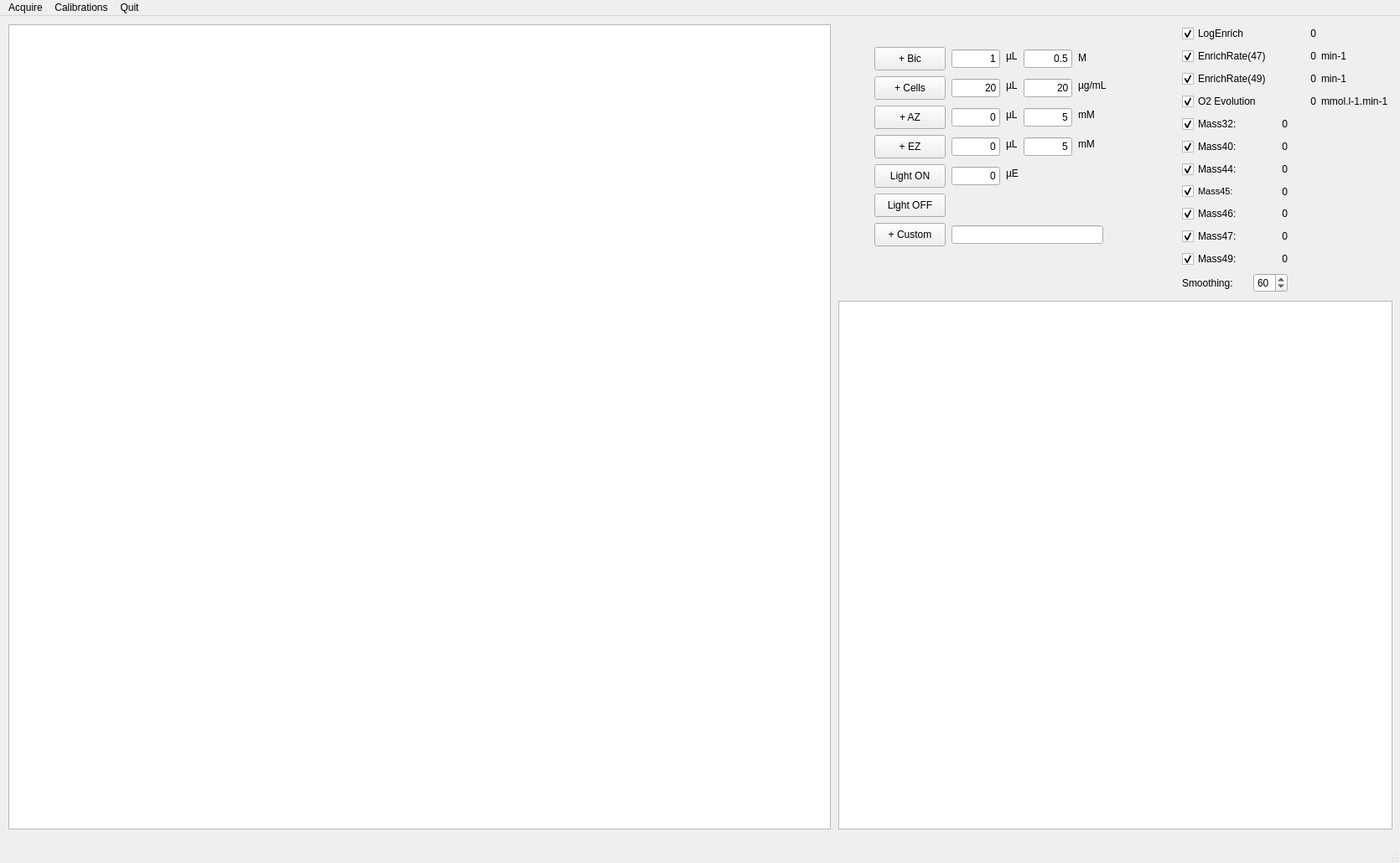
<?xml version="1.0" encoding="UTF-8"?>
<ui version="4.0">
 <class>MainWindow</class>
 <widget class="QMainWindow" name="MainWindow">
  <property name="geometry">
   <rect>
    <x>0</x>
    <y>0</y>
    <width>1670</width>
    <height>1030</height>
   </rect>
  </property>
  <property name="windowTitle">
   <string>MainWindow</string>
  </property>
  <widget class="QWidget" name="centralwidget">
   <widget class="QGraphicsView" name="graph_enrichrate">
    <property name="geometry">
     <rect>
      <x>1000</x>
      <y>340</y>
      <width>661</width>
      <height>631</height>
     </rect>
    </property>
   </widget>
   <widget class="QGraphicsView" name="graph_rawdata">
    <property name="geometry">
     <rect>
      <x>10</x>
      <y>10</y>
      <width>981</width>
      <height>961</height>
     </rect>
    </property>
   </widget>
   <widget class="QPushButton" name="btn_lighton">
    <property name="geometry">
     <rect>
      <x>1043</x>
      <y>177</y>
      <width>85</width>
      <height>28</height>
     </rect>
    </property>
    <property name="text">
     <string>Light ON</string>
    </property>
   </widget>
   <widget class="QPushButton" name="btn_lightoff">
    <property name="geometry">
     <rect>
      <x>1043</x>
      <y>212</y>
      <width>85</width>
      <height>28</height>
     </rect>
    </property>
    <property name="text">
     <string>Light OFF</string>
    </property>
   </widget>
   <widget class="QPushButton" name="btn_bic">
    <property name="geometry">
     <rect>
      <x>1043</x>
      <y>37</y>
      <width>85</width>
      <height>28</height>
     </rect>
    </property>
    <property name="text">
     <string>+ Bic</string>
    </property>
   </widget>
   <widget class="QPushButton" name="btn_cells">
    <property name="geometry">
     <rect>
      <x>1043</x>
      <y>72</y>
      <width>85</width>
      <height>28</height>
     </rect>
    </property>
    <property name="text">
     <string>+ Cells</string>
    </property>
   </widget>
   <widget class="QPushButton" name="btn_az">
    <property name="geometry">
     <rect>
      <x>1043</x>
      <y>107</y>
      <width>85</width>
      <height>28</height>
     </rect>
    </property>
    <property name="text">
     <string>+ AZ</string>
    </property>
   </widget>
   <widget class="QPushButton" name="btn_ez">
    <property name="geometry">
     <rect>
      <x>1043</x>
      <y>142</y>
      <width>85</width>
      <height>28</height>
     </rect>
    </property>
    <property name="text">
     <string>+ EZ</string>
    </property>
   </widget>
   <widget class="QLineEdit" name="cells_vol">
    <property name="geometry">
     <rect>
      <x>1135</x>
      <y>75</y>
      <width>58</width>
      <height>22</height>
     </rect>
    </property>
    <property name="text">
     <string>20</string>
    </property>
    <property name="alignment">
     <set>Qt::AlignRight|Qt::AlignTrailing|Qt::AlignVCenter</set>
    </property>
   </widget>
   <widget class="QLineEdit" name="ez_vol">
    <property name="geometry">
     <rect>
      <x>1135</x>
      <y>145</y>
      <width>58</width>
      <height>22</height>
     </rect>
    </property>
    <property name="text">
     <string>0</string>
    </property>
    <property name="alignment">
     <set>Qt::AlignRight|Qt::AlignTrailing|Qt::AlignVCenter</set>
    </property>
   </widget>
   <widget class="QLineEdit" name="bic_vol">
    <property name="geometry">
     <rect>
      <x>1135</x>
      <y>40</y>
      <width>58</width>
      <height>22</height>
     </rect>
    </property>
    <property name="text">
     <string>1</string>
    </property>
    <property name="alignment">
     <set>Qt::AlignRight|Qt::AlignTrailing|Qt::AlignVCenter</set>
    </property>
   </widget>
   <widget class="QLineEdit" name="az_vol">
    <property name="geometry">
     <rect>
      <x>1135</x>
      <y>110</y>
      <width>58</width>
      <height>22</height>
     </rect>
    </property>
    <property name="text">
     <string>0</string>
    </property>
    <property name="alignment">
     <set>Qt::AlignRight|Qt::AlignTrailing|Qt::AlignVCenter</set>
    </property>
   </widget>
   <widget class="QLineEdit" name="bic_cc">
    <property name="geometry">
     <rect>
      <x>1221</x>
      <y>40</y>
      <width>58</width>
      <height>22</height>
     </rect>
    </property>
    <property name="text">
     <string>0.5</string>
    </property>
    <property name="alignment">
     <set>Qt::AlignRight|Qt::AlignTrailing|Qt::AlignVCenter</set>
    </property>
   </widget>
   <widget class="QLabel" name="lab_bicvolunit">
    <property name="geometry">
     <rect>
      <x>1200</x>
      <y>40</y>
      <width>16</width>
      <height>16</height>
     </rect>
    </property>
    <property name="text">
     <string>µL</string>
    </property>
    <property name="alignment">
     <set>Qt::AlignLeading|Qt::AlignLeft|Qt::AlignVCenter</set>
    </property>
   </widget>
   <widget class="QLabel" name="lab_bicccunit">
    <property name="geometry">
     <rect>
      <x>1286</x>
      <y>42</y>
      <width>16</width>
      <height>16</height>
     </rect>
    </property>
    <property name="text">
     <string>M</string>
    </property>
    <property name="alignment">
     <set>Qt::AlignLeading|Qt::AlignLeft|Qt::AlignVCenter</set>
    </property>
   </widget>
   <widget class="QLabel" name="lab_cellsvolunit">
    <property name="geometry">
     <rect>
      <x>1200</x>
      <y>75</y>
      <width>16</width>
      <height>16</height>
     </rect>
    </property>
    <property name="text">
     <string>µL</string>
    </property>
    <property name="alignment">
     <set>Qt::AlignLeading|Qt::AlignLeft|Qt::AlignVCenter</set>
    </property>
   </widget>
   <widget class="QLabel" name="lab_cellsccunit">
    <property name="geometry">
     <rect>
      <x>1286</x>
      <y>75</y>
      <width>36</width>
      <height>16</height>
     </rect>
    </property>
    <property name="text">
     <string>µg/mL</string>
    </property>
    <property name="alignment">
     <set>Qt::AlignLeading|Qt::AlignLeft|Qt::AlignVCenter</set>
    </property>
   </widget>
   <widget class="QLineEdit" name="cells_cc">
    <property name="geometry">
     <rect>
      <x>1221</x>
      <y>75</y>
      <width>58</width>
      <height>22</height>
     </rect>
    </property>
    <property name="text">
     <string>20</string>
    </property>
    <property name="alignment">
     <set>Qt::AlignRight|Qt::AlignTrailing|Qt::AlignVCenter</set>
    </property>
   </widget>
   <widget class="QLabel" name="lab_azvolunit">
    <property name="geometry">
     <rect>
      <x>1200</x>
      <y>110</y>
      <width>16</width>
      <height>16</height>
     </rect>
    </property>
    <property name="text">
     <string>µL</string>
    </property>
    <property name="alignment">
     <set>Qt::AlignLeading|Qt::AlignLeft|Qt::AlignVCenter</set>
    </property>
   </widget>
   <widget class="QLabel" name="lab_ezvolunit">
    <property name="geometry">
     <rect>
      <x>1200</x>
      <y>145</y>
      <width>16</width>
      <height>16</height>
     </rect>
    </property>
    <property name="text">
     <string>µL</string>
    </property>
    <property name="alignment">
     <set>Qt::AlignLeading|Qt::AlignLeft|Qt::AlignVCenter</set>
    </property>
   </widget>
   <widget class="QLineEdit" name="az_cc">
    <property name="geometry">
     <rect>
      <x>1221</x>
      <y>110</y>
      <width>58</width>
      <height>22</height>
     </rect>
    </property>
    <property name="text">
     <string>5</string>
    </property>
    <property name="alignment">
     <set>Qt::AlignRight|Qt::AlignTrailing|Qt::AlignVCenter</set>
    </property>
   </widget>
   <widget class="QLineEdit" name="ez_cc">
    <property name="geometry">
     <rect>
      <x>1221</x>
      <y>145</y>
      <width>58</width>
      <height>22</height>
     </rect>
    </property>
    <property name="text">
     <string>5</string>
    </property>
    <property name="alignment">
     <set>Qt::AlignRight|Qt::AlignTrailing|Qt::AlignVCenter</set>
    </property>
   </widget>
   <widget class="QLabel" name="lab_azccunit">
    <property name="geometry">
     <rect>
      <x>1286</x>
      <y>110</y>
      <width>21</width>
      <height>16</height>
     </rect>
    </property>
    <property name="text">
     <string>mM</string>
    </property>
    <property name="alignment">
     <set>Qt::AlignLeading|Qt::AlignLeft|Qt::AlignVCenter</set>
    </property>
   </widget>
   <widget class="QLabel" name="lab_ezccunit">
    <property name="geometry">
     <rect>
      <x>1286</x>
      <y>145</y>
      <width>21</width>
      <height>16</height>
     </rect>
    </property>
    <property name="text">
     <string>mM</string>
    </property>
    <property name="alignment">
     <set>Qt::AlignLeading|Qt::AlignLeft|Qt::AlignVCenter</set>
    </property>
   </widget>
   <widget class="QLabel" name="lab_lightintunit">
    <property name="geometry">
     <rect>
      <x>1200</x>
      <y>180</y>
      <width>16</width>
      <height>16</height>
     </rect>
    </property>
    <property name="text">
     <string>µE</string>
    </property>
    <property name="alignment">
     <set>Qt::AlignLeading|Qt::AlignLeft|Qt::AlignVCenter</set>
    </property>
   </widget>
   <widget class="QLineEdit" name="light_int">
    <property name="geometry">
     <rect>
      <x>1135</x>
      <y>180</y>
      <width>58</width>
      <height>22</height>
     </rect>
    </property>
    <property name="text">
     <string>0</string>
    </property>
    <property name="alignment">
     <set>Qt::AlignRight|Qt::AlignTrailing|Qt::AlignVCenter</set>
    </property>
   </widget>
   <widget class="QPushButton" name="btn_custom">
    <property name="geometry">
     <rect>
      <x>1043</x>
      <y>247</y>
      <width>85</width>
      <height>28</height>
     </rect>
    </property>
    <property name="text">
     <string>+ Custom</string>
    </property>
   </widget>
   <widget class="QLineEdit" name="custom_text">
    <property name="geometry">
     <rect>
      <x>1135</x>
      <y>250</y>
      <width>181</width>
      <height>22</height>
     </rect>
    </property>
    <property name="text">
     <string/>
    </property>
    <property name="alignment">
     <set>Qt::AlignRight|Qt::AlignTrailing|Qt::AlignVCenter</set>
    </property>
   </widget>
   <widget class="QWidget" name="layoutWidget">
    <property name="geometry">
     <rect>
      <x>1410</x>
      <y>10</y>
      <width>246</width>
      <height>321</height>
     </rect>
    </property>
    <layout class="QGridLayout" name="gridLayout">
     <item row="0" column="0">
      <widget class="QCheckBox" name="chk_logE">
       <property name="text">
        <string>LogEnrich</string>
       </property>
       <property name="checked">
        <bool>true</bool>
       </property>
      </widget>
     </item>
     <item row="0" column="2">
      <widget class="QLabel" name="lab_logE">
       <property name="text">
        <string>0</string>
       </property>
       <property name="alignment">
        <set>Qt::AlignRight|Qt::AlignTrailing|Qt::AlignVCenter</set>
       </property>
      </widget>
     </item>
     <item row="1" column="0" colspan="2">
      <widget class="QCheckBox" name="chk_ER47">
       <property name="text">
        <string>EnrichRate(47)</string>
       </property>
       <property name="checked">
        <bool>true</bool>
       </property>
      </widget>
     </item>
     <item row="1" column="2">
      <widget class="QLabel" name="lab_ER47">
       <property name="text">
        <string>0</string>
       </property>
       <property name="alignment">
        <set>Qt::AlignRight|Qt::AlignTrailing|Qt::AlignVCenter</set>
       </property>
      </widget>
     </item>
     <item row="1" column="3">
      <widget class="QLabel" name="lab_ER47unit">
       <property name="text">
        <string>min-1</string>
       </property>
       <property name="alignment">
        <set>Qt::AlignLeading|Qt::AlignLeft|Qt::AlignVCenter</set>
       </property>
      </widget>
     </item>
     <item row="2" column="0" colspan="2">
      <widget class="QCheckBox" name="chk_ER49">
       <property name="text">
        <string>EnrichRate(49)</string>
       </property>
       <property name="checked">
        <bool>true</bool>
       </property>
      </widget>
     </item>
     <item row="2" column="2">
      <widget class="QLabel" name="lab_ER49">
       <property name="text">
        <string>0</string>
       </property>
       <property name="alignment">
        <set>Qt::AlignRight|Qt::AlignTrailing|Qt::AlignVCenter</set>
       </property>
      </widget>
     </item>
     <item row="2" column="3">
      <widget class="QLabel" name="lab_ER49unit">
       <property name="text">
        <string>min-1</string>
       </property>
       <property name="alignment">
        <set>Qt::AlignLeading|Qt::AlignLeft|Qt::AlignVCenter</set>
       </property>
      </widget>
     </item>
     <item row="3" column="0" colspan="2">
      <widget class="QCheckBox" name="chk_O2evol">
       <property name="text">
        <string>O2 Evolution</string>
       </property>
       <property name="checked">
        <bool>true</bool>
       </property>
      </widget>
     </item>
     <item row="3" column="2">
      <widget class="QLabel" name="lab_O2evol">
       <property name="text">
        <string>0</string>
       </property>
       <property name="alignment">
        <set>Qt::AlignRight|Qt::AlignTrailing|Qt::AlignVCenter</set>
       </property>
      </widget>
     </item>
     <item row="3" column="3">
      <widget class="QLabel" name="lab_O2evolunit">
       <property name="text">
        <string>mmol.l-1.min-1</string>
       </property>
       <property name="alignment">
        <set>Qt::AlignLeading|Qt::AlignLeft|Qt::AlignVCenter</set>
       </property>
      </widget>
     </item>
     <item row="4" column="0">
      <widget class="QCheckBox" name="chk_M32">
       <property name="text">
        <string>Mass32: </string>
       </property>
       <property name="checked">
        <bool>true</bool>
       </property>
      </widget>
     </item>
     <item row="4" column="1">
      <widget class="QLabel" name="lab_32">
       <property name="text">
        <string>0</string>
       </property>
       <property name="alignment">
        <set>Qt::AlignRight|Qt::AlignTrailing|Qt::AlignVCenter</set>
       </property>
      </widget>
     </item>
     <item row="5" column="0">
      <widget class="QCheckBox" name="chk_M40">
       <property name="text">
        <string>Mass40: </string>
       </property>
       <property name="checked">
        <bool>true</bool>
       </property>
      </widget>
     </item>
     <item row="5" column="1">
      <widget class="QLabel" name="lab_40">
       <property name="text">
        <string>0</string>
       </property>
       <property name="alignment">
        <set>Qt::AlignRight|Qt::AlignTrailing|Qt::AlignVCenter</set>
       </property>
      </widget>
     </item>
     <item row="6" column="0">
      <widget class="QCheckBox" name="chk_M44">
       <property name="text">
        <string>Mass44: </string>
       </property>
       <property name="checked">
        <bool>true</bool>
       </property>
      </widget>
     </item>
     <item row="6" column="1">
      <widget class="QLabel" name="lab_44">
       <property name="text">
        <string>0</string>
       </property>
       <property name="alignment">
        <set>Qt::AlignRight|Qt::AlignTrailing|Qt::AlignVCenter</set>
       </property>
      </widget>
     </item>
     <item row="7" column="0">
      <widget class="QCheckBox" name="chk_M45">
       <property name="font">
        <font>
         <pointsize>8</pointsize>
         <kerning>true</kerning>
        </font>
       </property>
       <property name="focusPolicy">
        <enum>Qt::StrongFocus</enum>
       </property>
       <property name="text">
        <string>Mass45: </string>
       </property>
       <property name="checked">
        <bool>true</bool>
       </property>
      </widget>
     </item>
     <item row="7" column="1">
      <widget class="QLabel" name="lab_45">
       <property name="text">
        <string>0</string>
       </property>
       <property name="alignment">
        <set>Qt::AlignRight|Qt::AlignTrailing|Qt::AlignVCenter</set>
       </property>
      </widget>
     </item>
     <item row="8" column="0">
      <widget class="QCheckBox" name="chk_M46">
       <property name="text">
        <string>Mass46:</string>
       </property>
       <property name="checked">
        <bool>true</bool>
       </property>
      </widget>
     </item>
     <item row="8" column="1">
      <widget class="QLabel" name="lab_46">
       <property name="text">
        <string>0</string>
       </property>
       <property name="alignment">
        <set>Qt::AlignRight|Qt::AlignTrailing|Qt::AlignVCenter</set>
       </property>
      </widget>
     </item>
     <item row="9" column="0">
      <widget class="QCheckBox" name="chk_M47">
       <property name="text">
        <string>Mass47: </string>
       </property>
       <property name="checked">
        <bool>true</bool>
       </property>
      </widget>
     </item>
     <item row="9" column="1">
      <widget class="QLabel" name="lab_47">
       <property name="text">
        <string>0</string>
       </property>
       <property name="alignment">
        <set>Qt::AlignRight|Qt::AlignTrailing|Qt::AlignVCenter</set>
       </property>
      </widget>
     </item>
     <item row="10" column="0">
      <widget class="QCheckBox" name="chk_M49">
       <property name="text">
        <string>Mass49: </string>
       </property>
       <property name="checked">
        <bool>true</bool>
       </property>
      </widget>
     </item>
     <item row="10" column="1">
      <widget class="QLabel" name="lab_49">
       <property name="text">
        <string>0</string>
       </property>
       <property name="alignment">
        <set>Qt::AlignRight|Qt::AlignTrailing|Qt::AlignVCenter</set>
       </property>
      </widget>
     </item>
     <item row="11" column="0">
      <widget class="QLabel" name="lab_smoothing">
       <property name="text">
        <string>Smoothing:</string>
       </property>
      </widget>
     </item>
     <item row="11" column="1">
      <widget class="QSpinBox" name="smoothing_value">
       <property name="value">
        <number>60</number>
       </property>
      </widget>
     </item>
    </layout>
   </widget>
   <zorder>graph_enrichrate</zorder>
   <zorder>graph_rawdata</zorder>
   <zorder>btn_lighton</zorder>
   <zorder>btn_lightoff</zorder>
   <zorder>btn_bic</zorder>
   <zorder>btn_cells</zorder>
   <zorder>layoutWidget</zorder>
   <zorder>btn_az</zorder>
   <zorder>btn_ez</zorder>
   <zorder>cells_vol</zorder>
   <zorder>ez_vol</zorder>
   <zorder>bic_vol</zorder>
   <zorder>az_vol</zorder>
   <zorder>bic_cc</zorder>
   <zorder>lab_bicvolunit</zorder>
   <zorder>lab_bicccunit</zorder>
   <zorder>lab_cellsvolunit</zorder>
   <zorder>lab_cellsccunit</zorder>
   <zorder>cells_cc</zorder>
   <zorder>lab_azvolunit</zorder>
   <zorder>lab_ezvolunit</zorder>
   <zorder>az_cc</zorder>
   <zorder>ez_cc</zorder>
   <zorder>lab_azccunit</zorder>
   <zorder>lab_ezccunit</zorder>
   <zorder>lab_lightintunit</zorder>
   <zorder>light_int</zorder>
   <zorder>btn_custom</zorder>
   <zorder>custom_text</zorder>
  </widget>
  <widget class="QMenuBar" name="menubar">
   <property name="geometry">
    <rect>
     <x>0</x>
     <y>0</y>
     <width>1670</width>
     <height>26</height>
    </rect>
   </property>
   <widget class="QMenu" name="menuStart">
    <property name="title">
     <string>Acquire</string>
    </property>
    <addaction name="actionStart"/>
    <addaction name="separator"/>
    <addaction name="actionStop_2"/>
   </widget>
   <widget class="QMenu" name="menuQuit">
    <property name="title">
     <string>Quit</string>
    </property>
    <addaction name="actionQuit"/>
   </widget>
   <widget class="QMenu" name="menuCalibrations">
    <property name="title">
     <string>Calibrations</string>
    </property>
    <addaction name="actionAdd_new_Membrane"/>
    <addaction name="separator"/>
    <addaction name="actionAdd_CO2_Calibration"/>
    <addaction name="actionAdd_O2_Calibration"/>
    <addaction name="separator"/>
    <addaction name="actionAdd_Electrical_Zeros"/>
    <addaction name="separator"/>
    <addaction name="actionAdd_Consumptions"/>
   </widget>
   <addaction name="menuStart"/>
   <addaction name="menuCalibrations"/>
   <addaction name="menuQuit"/>
  </widget>
  <widget class="QStatusBar" name="statusbar"/>
  <action name="actionStart">
   <property name="text">
    <string>Start</string>
   </property>
   <property name="shortcut">
    <string>Ctrl+F1</string>
   </property>
  </action>
  <action name="actionStop">
   <property name="text">
    <string>Stop</string>
   </property>
   <property name="shortcut">
    <string>F1</string>
   </property>
  </action>
  <action name="actionSet_datafile">
   <property name="text">
    <string>Set datafile</string>
   </property>
  </action>
  <action name="actionSet_duration">
   <property name="text">
    <string>Set duration</string>
   </property>
  </action>
  <action name="actionStop_2">
   <property name="text">
    <string>Stop</string>
   </property>
   <property name="shortcut">
    <string>Ctrl+F2</string>
   </property>
  </action>
  <action name="actionQuit">
   <property name="text">
    <string>Quit</string>
   </property>
   <property name="shortcut">
    <string>Ctrl+Q</string>
   </property>
  </action>
  <action name="actionAdd_new_Membrane">
   <property name="text">
    <string>Add new Membrane</string>
   </property>
  </action>
  <action name="actionAdd_CO2_Calibration">
   <property name="text">
    <string>Add CO2 Calibration</string>
   </property>
  </action>
  <action name="actionAdd_O2_Calibration">
   <property name="text">
    <string>Add O2 Calibration</string>
   </property>
  </action>
  <action name="actionAdd_Electrical_Zeros">
   <property name="text">
    <string>Add Electrical Zeros</string>
   </property>
  </action>
  <action name="actionAdd_Consumptions">
   <property name="text">
    <string>Add Consumptions</string>
   </property>
  </action>
 </widget>
 <resources/>
 <connections/>
</ui>
